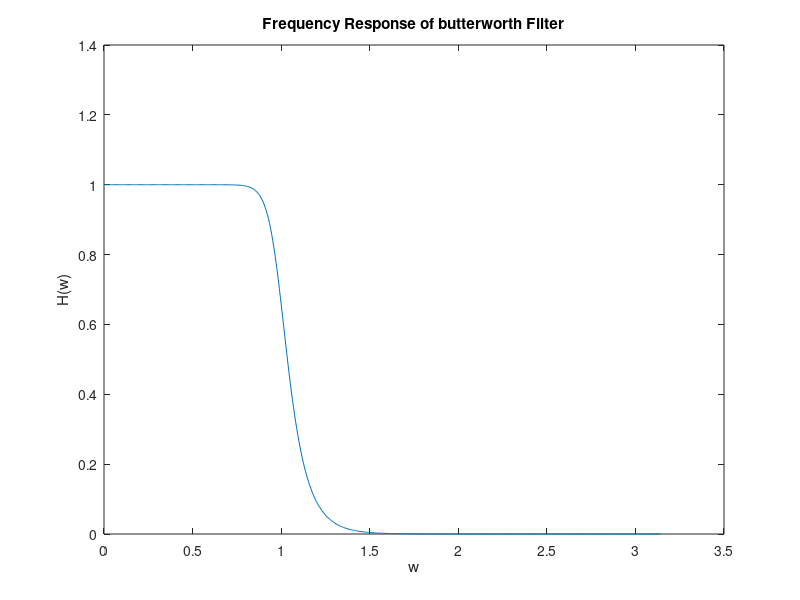

Here is the MATLAB script that generated this plot:
[b,a] = butter(10,0.1*pi);
Hw = freqz(b,a);
plot(linspace(0,pi,512),abs(Hw))
title('Frequency Response of butterworth Filter')
ylabel('H(w)')
xlabel('w')